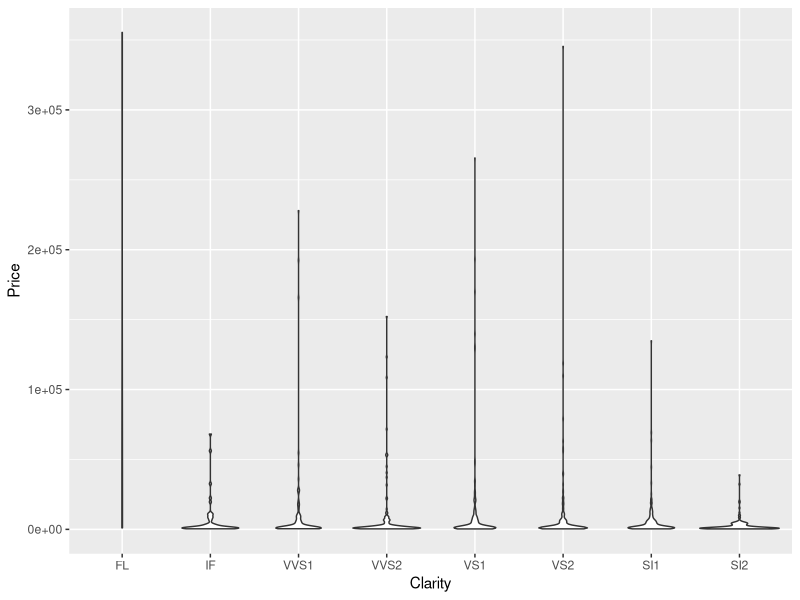
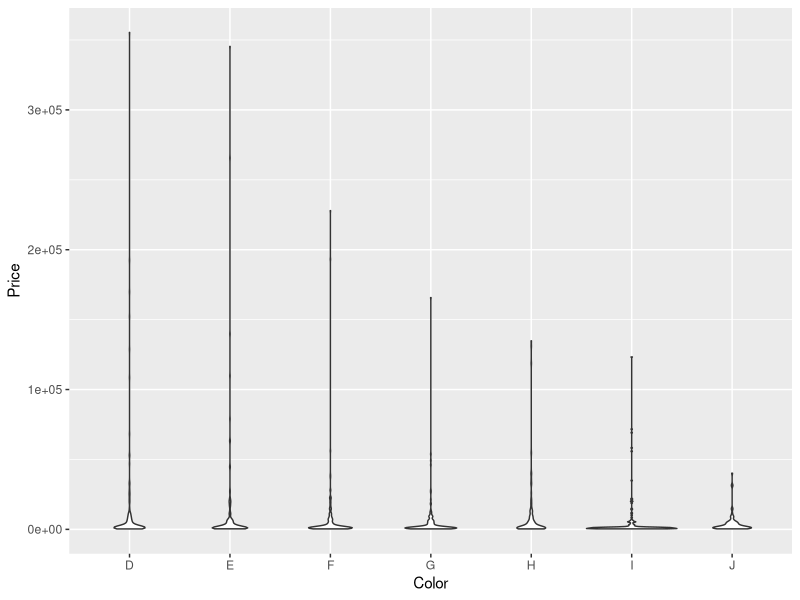
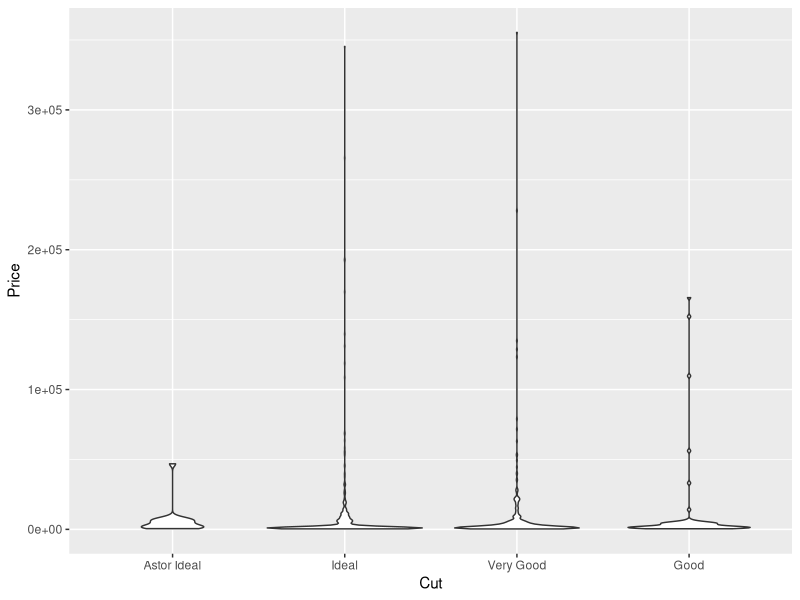
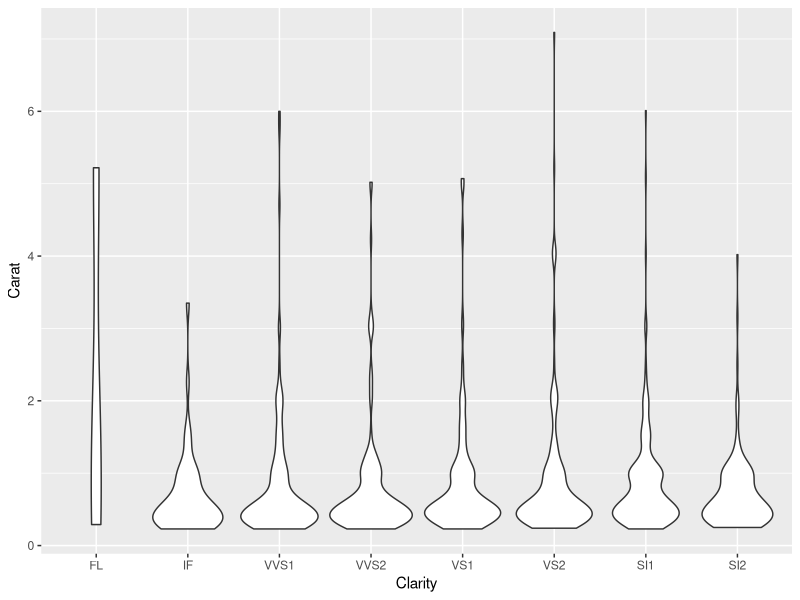
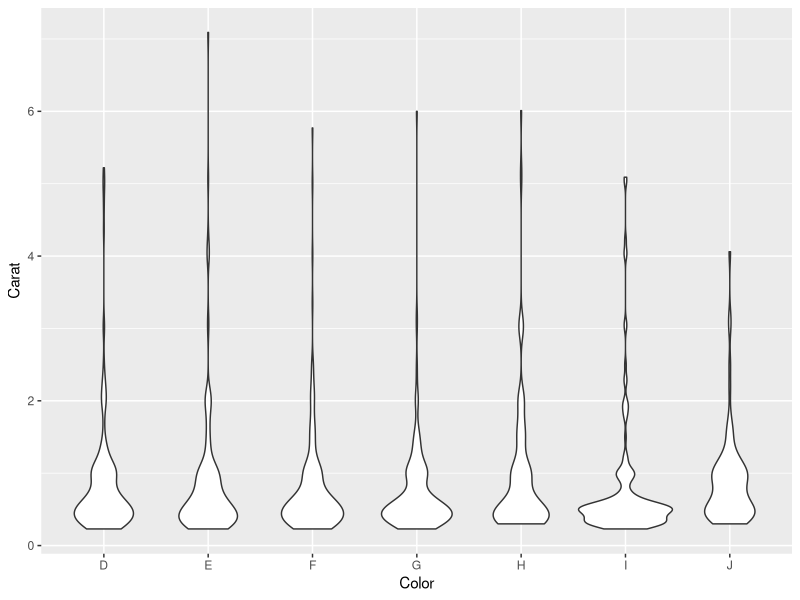
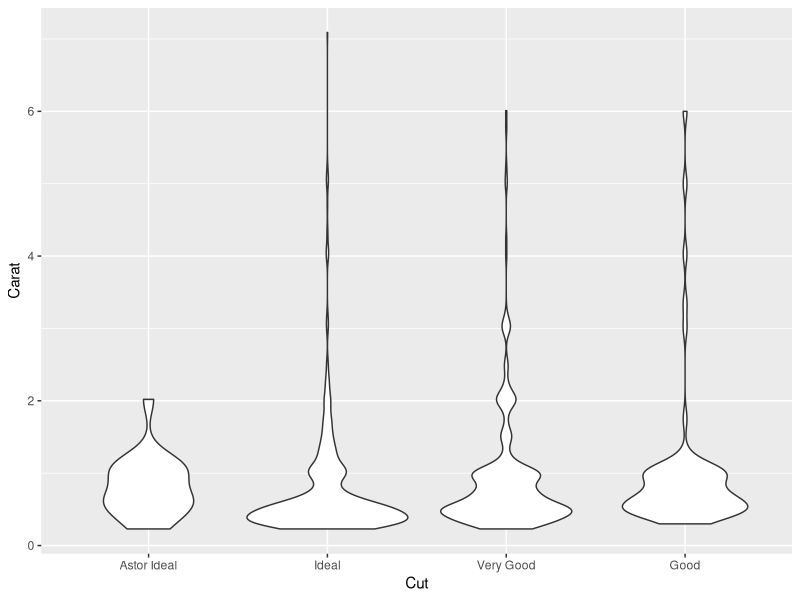
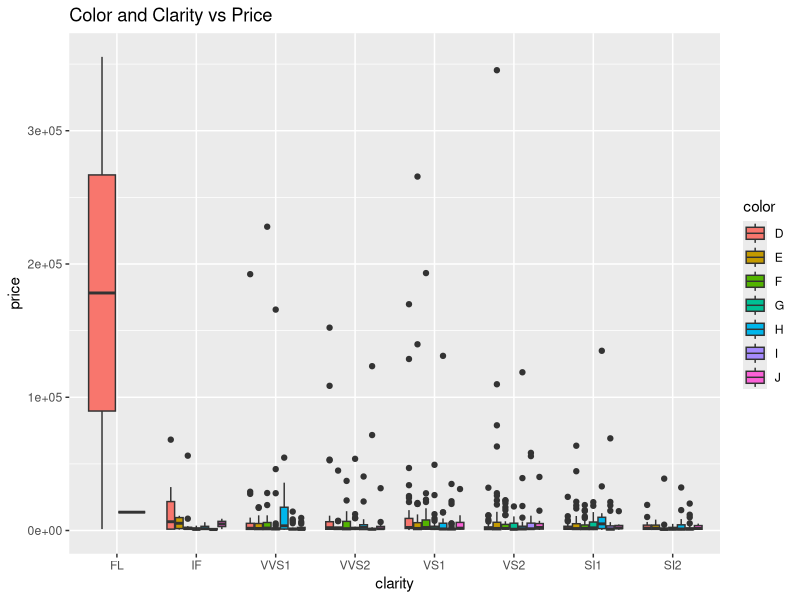
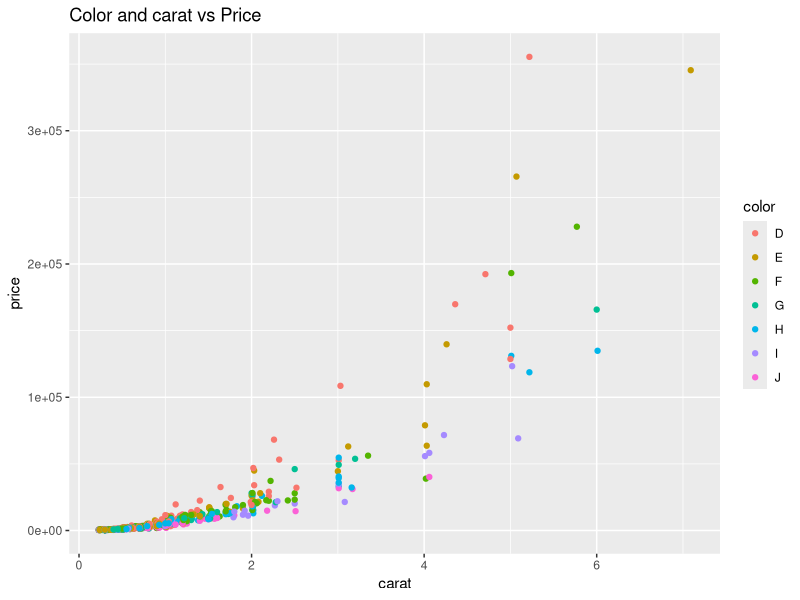

The R script that drew these images, in order: (Note: this script raises an error after producing the figures.)
## ---- chunk 1
library(tidyverse)
library(ggplot2)
library(MASS)
library(broom)
## ---- chunk 2
diamonds<-read.csv("diamonds4.csv", header=TRUE)
diamonds$color <- factor(diamonds$color, levels=c('D', 'E', 'F', 'G', 'H', 'I', 'J'))
diamonds$cut <- factor(diamonds$cut, levels=c('Astor Ideal', 'Ideal', 'Very Good', 'Good'))
diamonds$clarity <-factor(diamonds$clarity, levels=c('FL', 'IF', 'VVS1', 'VVS2', 'VS1', 'VS2', 'SI1', 'SI2')) 
## ---- chunk 3
ggplot(diamonds, aes(x=clarity,y=price))+
  geom_violin()+
  labs(x="Clarity", y="Price")
## ---- chunk 4
ggplot(diamonds, aes(x=color, y=price))+
  geom_violin()+
  labs(x="Color",y="Price")
## ---- chunk 5
ggplot(diamonds, aes(x=cut, y=price))+
  geom_violin()+
  labs(x="Cut",y="Price")
## ---- chunk 6
ggplot(diamonds, aes(x=clarity, y=carat))+
  geom_violin()+
  labs(x="Clarity",y="Carat")
## ---- chunk 7
ggplot(diamonds, aes(x=color, y=carat))+
  geom_violin()+
  labs(x="Color",y="Carat")
## ---- chunk 8
ggplot(diamonds, aes(x=cut, y=carat))+
  geom_violin()+
  labs(x="Cut",y="Carat")
## ---- chunk 9
ggplot(diamonds, aes(x=clarity, y=price, fill=color))+
  geom_boxplot() +
  labs(title="Color and Clarity vs Price")
## ---- chunk 10
ggplot(diamonds, aes(x=carat, y=price, color=color))+
  geom_point() +
  labs(title="Color and carat vs Price")
## ---- chunk 11
ggplot(diamonds, aes(x=carat, y=price, color=cut))+
  geom_point() +
  labs(title="Carat and cut vs Price")
## ---- chunk 12
ggplot(diamonds, aes(x=clarity, y=price, fill=cut))+
  geom_boxplot() +
  labs(title="Color and cut vs Price")
## ---- chunk 13
ggplot(diamonds,aes(x = color, fill=price))+
  geom_bar()+
  labs(x="Color", y=)
## ---- chunk 14
ggplot(data = filter(diamonds, diamonds$clarity == "VS1")) + 
  geom_point(data= diamonds, aes(x = carat, y = price, color = clarity))
## ---- chunk 15
# Plotting the relationship between 'cut' and 'price'
ggplot(diamonds, aes(x = cut, y = price)) +
  geom_boxplot() +
  labs(title = "Diamond Price by Cut Quality",
       x = "Cut Quality",
       y = "Price (USD)") +
  theme_minimal()
## ---- chunk 16
# Plotting the distribution of clarity and color by cut
ggplot(diamonds, aes(x = clarity, fill = cut)) +
  geom_bar(position = "stack") +
  labs(title = "Distribution of Clarity by Cut", x = "Clarity", y = "Count") +
  theme_minimal()
## ---- chunk 17
# Plotting the distribution of clarity and color by cut
ggplot(diamonds, aes(x = color, fill = cut)) +
  geom_bar(position = "stack") +
  labs(title = "Distribution of Color by Cut", x = "Color", y = "Count") 
## ---- chunk 18
# Plotting the number of diamonds by cut
diamonds %>% 
  count(cut) %>% 
  ggplot(aes(x = cut, y = n, fill = cut)) +
  geom_bar(stat = "identity") +
  labs(title = "Number of Diamonds by Cut", x = "Cut", y = "Count") +
  theme_minimal()
## ---- chunk 19
# Plotting the relationship between price and carat by cut
ggplot(diamonds, aes(x = carat, y = price, color = cut)) +
  geom_point(alpha = 0.5) +
  geom_smooth(method = lm, se = FALSE) +
  labs(title = "Price vs. Carat by Cut", x = "Carat", y = "Price") +
  theme_minimal()
## ---- chunk 20
ggplot(diamonds,aes(x=carat))+ geom_density()+ labs(x="Carat",y="Density",title="Density of Carat")
## ---- chunk 21
ggplot2::ggplot(diamonds, aes(x=carat,y=price))+
  geom_point(alpha=0.2)+
  geom_smooth(se=FALSE)+
  labs(x="Carat Size", y="Price", title="Effect of Carat Size on Price")
## ---- chunk 22
ggplot(diamonds, aes(x=color, y=carat))+
  geom_boxplot(fill="Blue")+
  labs(x="Color", y="Carat", title="Dist of Carat by Color")
## ---- chunk 23
ggplot(diamonds, aes(x=carat, y=price, color=color)) + 
geom_point() + 
geom_smooth(se=FALSE)+
labs(x="Carat", y="Price", title="Effect of Carat Size and Diamond Color on Price", color = "Color") 
## ---- chunk 24
ggplot(diamonds, aes(x=cut, y=carat))+
  geom_boxplot(fill="Blue")+
  labs(x="Cut", y="Carat", title="Dist of Carat by Cut")
## ---- chunk 25
ggplot(diamonds, aes(x=carat, y=price, color=cut)) + 
geom_point() + 
geom_smooth(se=FALSE)+
labs(x="Carat", y="Price", title="Effect of Carat Size and Diamond Cut on Price", color = "Cut") 
## ---- chunk 26
ggplot(diamonds, aes(x=clarity, y=carat))+
  geom_boxplot(fill="Blue")+
  labs(x="Clarity", y="Carat", title="Dist of Carat by Clarity")
## ---- chunk 27
ggplot(diamonds, aes(x=carat, y=price, color=clarity)) + 
geom_point() + 
geom_smooth(se=FALSE)+
labs(x="Carat", y="Price", title="Effect of Carat Size and Diamond Clarity on Price", color = "Clarity") 
